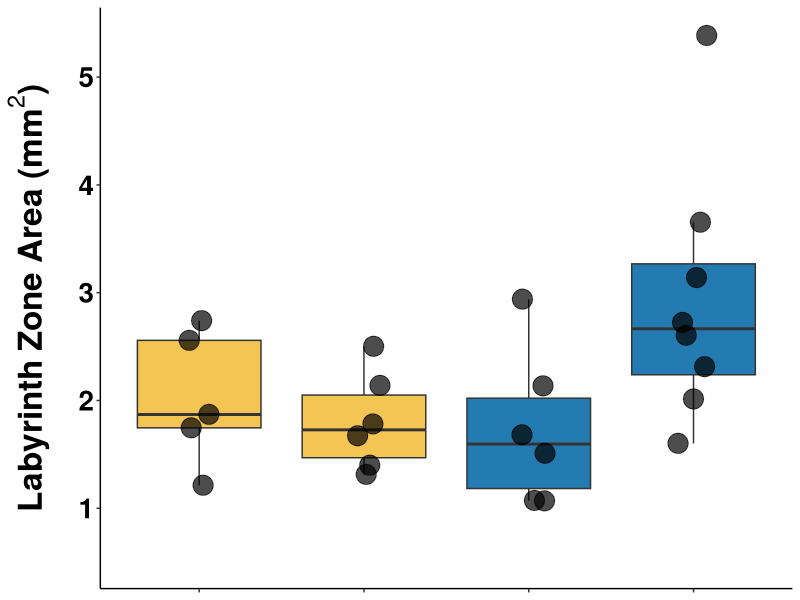
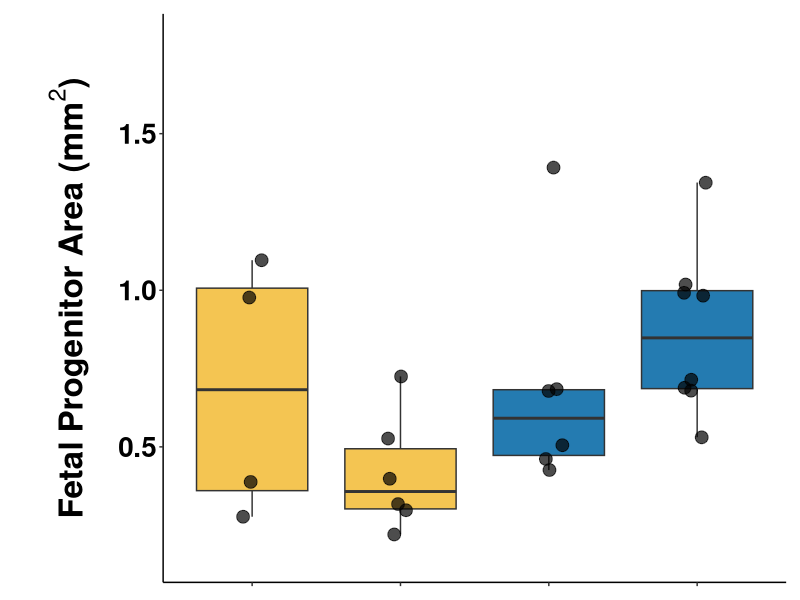
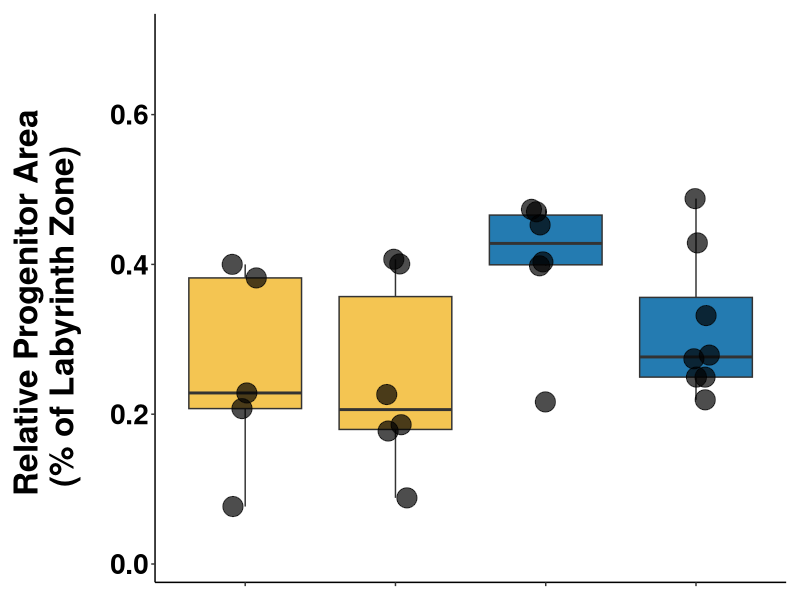

The R source for these figures, in order:

library(tidyverse)
library(ggplot2)
library(readxl)
library(emmeans) 
library(lmerTest)
library(ggrepel)

# Read in data

EP = read_xlsx("Placental_Histology/EP BW_ME Quantification.xlsx")

EP = EP %>%
  select(-Qualitative_Notes) %>%
  na.omit(EP)

EP$Mom = as.factor(EP$Mom)
EP$Pop = as.factor(EP$Pop)
EP$O2 = as.factor(EP$O2)

EP$LZ_Area = as.numeric(EP$LZ_Area)

EP = EP %>%
  mutate(Prog_Sum = Progenitor_Area_1 + Progenitor_Area_2)

EP = EP %>%
  mutate(Prog_LZ = Prog_Sum/LZ_Area) %>%
  mutate(Pop = fct_recode(Pop, 
                          "Lowland" = "BW", 
                          "Highland" = "ME")) %>%
  mutate(Group = paste(Pop,O2),
         Imp_Number = substr(`Slide ID`, 1, 3),
         Imp_Uniq = paste0(Mom,"_",Imp_Number),
         Imp_Uniq = as.factor(Imp_Uniq))

EP$Group = as.factor(EP$Group)

EP = EP %>%
  mutate(Group = factor(Group, levels = c("Lowland 1N", "Lowland 2H", "Highland 1N", "Highland 2H")))

EP_BW = EP %>%
  filter(Pop == "Lowland")

EP_ME = EP %>%
  filter(Pop == "Highland")

Avg_ImpSite = EP %>%
  group_by(Imp_Uniq) %>%
  summarise(Avg_LZ_area = mean(LZ_Area, na.rm = TRUE))

EP = EP %>%
  left_join(Avg_ImpSite, by = "Imp_Uniq") %>%
  distinct(Imp_Uniq, .keep_all = TRUE)


# LZ

EP %>%
  group_by(Group) %>%
  ggplot(aes(Group, LZ_Area, fill = Pop)) +
  geom_boxplot(outlier.shape = NA) +
  geom_jitter(size = 6.5, width = 0.1, alpha = 0.7) +
  scale_fill_manual(values = c("Lowland" = "#F4C552", "Highland" = "#247BB1")) +
  theme_classic() +
  labs(y = expression(bold("Labyrinth Zone Area (mm"^2*")")), x = NULL) +
  ylim(0.5, 5.4) +
  theme(legend.position = "none") +
  theme(
    axis.title.y = element_text(face = "bold", size = 24, color = "black", margin = margin(r = 15)),
    axis.text.x = element_blank(),
    axis.title.x = element_blank(),
    axis.text.y = element_text(face = "bold", size = 20, color = "black"),
    plot.title = element_text(face = "bold", size = 24, hjust = 0.5),
    legend.text = element_blank(),
    legend.title = element_blank())

#ggsave("Plots/Placental_Histology/LZ_Quant.pdf", width = 7, height = 6, units = "in", dpi = 300)


# Progenitor area

EP %>%
  group_by(Group) %>%
  ggplot(aes(Group, Prog_Sum, fill = Pop)) +
  geom_boxplot(outlier.shape = NA) +
  scale_fill_manual(values = c("Lowland" = "#F4C552", "Highland" = "#247BB1")) +
  theme_classic() +
  geom_jitter(size = 4, width = 0.1, alpha = 0.7) +
  theme(legend.position = "none") +
  labs(y = expression(bold("Fetal Progenitor Area (mm"^2*")")), x = NULL) +
  ylim(0.15, 1.8)+
  theme(
    axis.title.y = element_text(face = "bold", size = 24, color = "black", margin = margin(r = 15)),
    axis.title.x = element_blank(),
    axis.text.y = element_text(face = "bold", size = 20, color = "black"),
    axis.text.x = element_blank(),
    plot.title = element_text(face = "bold", size = 24, hjust = 0.5),
    legend.text = element_blank(),
    legend.title = element_blank(),
    plot.margin = margin(t = 10, r = 10, b = 10, l = 35))

#ggsave("Plots/Placental_Histology/Prog_Quant.pdf", width = 7, height = 6, units = "in", dpi = 300)

 

# Progenitor / LZ

 EP %>%
   group_by(Group) %>%
   ggplot(aes(Group, Prog_LZ, fill = Pop)) +
   geom_boxplot(outlier.shape = NA) +
   scale_fill_manual(values = c("Lowland" = "#F4C552", "Highland" = "#247BB1")) +
   theme_classic() +
   geom_jitter(size = 6.5, width = 0.1, alpha = 0.7) +
   theme(legend.position = "none") +
   labs(y = expression(bold("Relative Progenitor Area \n (% of Labyrinth Zone)")), x = NULL) +
   ylim(0.01, 0.7) +
   theme(
     axis.title.y = element_text(face = "bold", size = 24, color = "black", margin = margin(r = 15)),
     axis.title.x = element_blank(),
     axis.text.y = element_text(face = "bold", size = 20, color = "black"),
     axis.text.x = element_blank(),
     plot.title = element_text(face = "bold", size = 24, hjust = 0.5),
     legend.text = element_blank(),
     legend.title = element_blank(),
     plot.margin = margin(t = 10, r = 10, b = 10, l = 35))

 #ggsave("Plots/Placental_Histology/ProgLZ_Quant.pdf", width = 7, height = 6, units = "in", dpi = 300)
